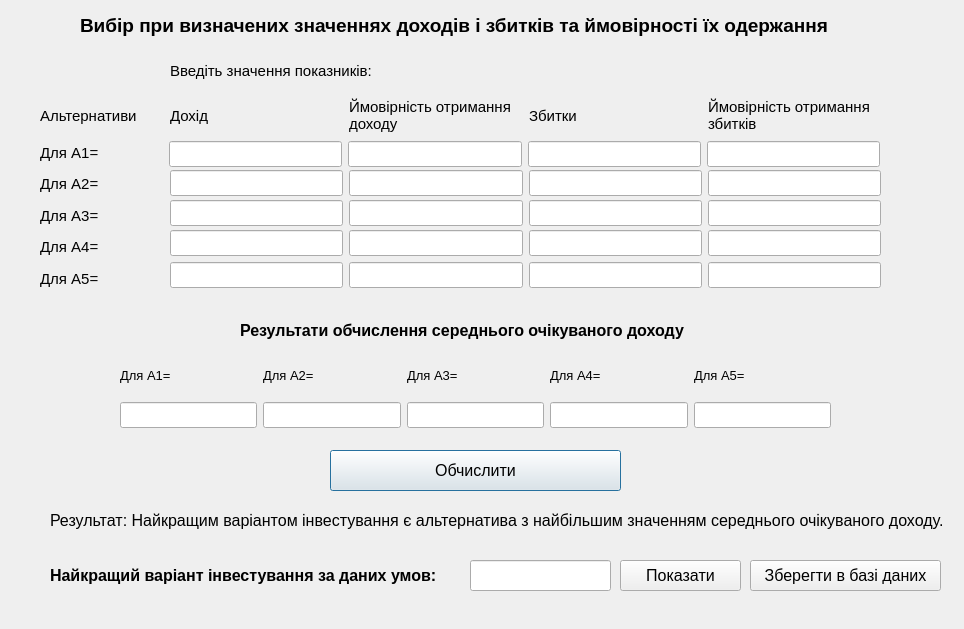
<?xml version="1.0" encoding="UTF-8"?>
<ui version="4.0">
 <class>Dialog4</class>
 <widget class="QDialog" name="Dialog4">
  <property name="geometry">
   <rect>
    <x>0</x>
    <y>0</y>
    <width>964</width>
    <height>629</height>
   </rect>
  </property>
  <property name="windowTitle">
   <string>Dialog</string>
  </property>
  <widget class="QLabel" name="label">
   <property name="geometry">
    <rect>
     <x>80</x>
     <y>10</y>
     <width>961</width>
     <height>31</height>
    </rect>
   </property>
   <property name="font">
    <font>
     <pointsize>14</pointsize>
     <weight>75</weight>
     <bold>true</bold>
    </font>
   </property>
   <property name="text">
    <string>Вибір при визначених значеннях доходів і збитків та ймовірності їх одержання</string>
   </property>
  </widget>
  <widget class="QWidget" name="layoutWidget">
   <property name="geometry">
    <rect>
     <x>170</x>
     <y>170</y>
     <width>711</width>
     <height>27</height>
    </rect>
   </property>
   <property name="font">
    <font>
     <pointsize>11</pointsize>
    </font>
   </property>
   <layout class="QHBoxLayout" name="horizontalLayout_3">
    <item>
     <widget class="QLineEdit" name="lineEdit_7">
      <property name="font">
       <font>
        <pointsize>11</pointsize>
       </font>
      </property>
     </widget>
    </item>
    <item>
     <widget class="QLineEdit" name="lineEdit_8">
      <property name="font">
       <font>
        <pointsize>11</pointsize>
       </font>
      </property>
     </widget>
    </item>
    <item>
     <widget class="QLineEdit" name="lineEdit_9">
      <property name="font">
       <font>
        <pointsize>11</pointsize>
       </font>
      </property>
     </widget>
    </item>
    <item>
     <widget class="QLineEdit" name="lineEdit_10">
      <property name="font">
       <font>
        <pointsize>11</pointsize>
       </font>
      </property>
     </widget>
    </item>
   </layout>
  </widget>
  <widget class="QWidget" name="layoutWidget_2">
   <property name="geometry">
    <rect>
     <x>170</x>
     <y>200</y>
     <width>711</width>
     <height>27</height>
    </rect>
   </property>
   <property name="font">
    <font>
     <pointsize>11</pointsize>
    </font>
   </property>
   <layout class="QHBoxLayout" name="horizontalLayout_4">
    <item>
     <widget class="QLineEdit" name="lineEdit_13">
      <property name="font">
       <font>
        <pointsize>11</pointsize>
       </font>
      </property>
     </widget>
    </item>
    <item>
     <widget class="QLineEdit" name="lineEdit_14">
      <property name="font">
       <font>
        <pointsize>11</pointsize>
       </font>
      </property>
     </widget>
    </item>
    <item>
     <widget class="QLineEdit" name="lineEdit_15">
      <property name="font">
       <font>
        <pointsize>11</pointsize>
       </font>
      </property>
     </widget>
    </item>
    <item>
     <widget class="QLineEdit" name="lineEdit_16">
      <property name="font">
       <font>
        <pointsize>11</pointsize>
       </font>
      </property>
     </widget>
    </item>
   </layout>
  </widget>
  <widget class="QWidget" name="layoutWidget_3">
   <property name="geometry">
    <rect>
     <x>170</x>
     <y>230</y>
     <width>711</width>
     <height>27</height>
    </rect>
   </property>
   <property name="font">
    <font>
     <pointsize>11</pointsize>
    </font>
   </property>
   <layout class="QHBoxLayout" name="horizontalLayout_5">
    <item>
     <widget class="QLineEdit" name="lineEdit_19">
      <property name="font">
       <font>
        <pointsize>11</pointsize>
       </font>
      </property>
     </widget>
    </item>
    <item>
     <widget class="QLineEdit" name="lineEdit_20">
      <property name="font">
       <font>
        <pointsize>11</pointsize>
       </font>
      </property>
     </widget>
    </item>
    <item>
     <widget class="QLineEdit" name="lineEdit_21">
      <property name="font">
       <font>
        <pointsize>11</pointsize>
       </font>
      </property>
     </widget>
    </item>
    <item>
     <widget class="QLineEdit" name="lineEdit_22">
      <property name="font">
       <font>
        <pointsize>11</pointsize>
       </font>
      </property>
     </widget>
    </item>
   </layout>
  </widget>
  <widget class="QWidget" name="layoutWidget_4">
   <property name="geometry">
    <rect>
     <x>170</x>
     <y>260</y>
     <width>711</width>
     <height>31</height>
    </rect>
   </property>
   <property name="font">
    <font>
     <pointsize>11</pointsize>
    </font>
   </property>
   <layout class="QHBoxLayout" name="horizontalLayout_6">
    <item>
     <widget class="QLineEdit" name="lineEdit_25">
      <property name="font">
       <font>
        <pointsize>11</pointsize>
       </font>
      </property>
     </widget>
    </item>
    <item>
     <widget class="QLineEdit" name="lineEdit_26">
      <property name="font">
       <font>
        <pointsize>11</pointsize>
       </font>
      </property>
     </widget>
    </item>
    <item>
     <widget class="QLineEdit" name="lineEdit_27">
      <property name="font">
       <font>
        <pointsize>11</pointsize>
       </font>
      </property>
     </widget>
    </item>
    <item>
     <widget class="QLineEdit" name="lineEdit_28">
      <property name="font">
       <font>
        <pointsize>11</pointsize>
       </font>
      </property>
     </widget>
    </item>
   </layout>
  </widget>
  <widget class="QLabel" name="label_13">
   <property name="geometry">
    <rect>
     <x>240</x>
     <y>310</y>
     <width>491</width>
     <height>41</height>
    </rect>
   </property>
   <property name="font">
    <font>
     <pointsize>12</pointsize>
     <weight>75</weight>
     <bold>true</bold>
    </font>
   </property>
   <property name="text">
    <string>Результати обчислення середнього очікуваного доходу</string>
   </property>
  </widget>
  <widget class="QWidget" name="layoutWidget">
   <property name="geometry">
    <rect>
     <x>40</x>
     <y>140</y>
     <width>131</width>
     <height>151</height>
    </rect>
   </property>
   <property name="font">
    <font>
     <pointsize>11</pointsize>
    </font>
   </property>
   <layout class="QVBoxLayout" name="verticalLayout">
    <item>
     <widget class="QLabel" name="label_2">
      <property name="font">
       <font>
        <pointsize>11</pointsize>
       </font>
      </property>
      <property name="text">
       <string>Для А1=</string>
      </property>
     </widget>
    </item>
    <item>
     <widget class="QLabel" name="label_3">
      <property name="font">
       <font>
        <pointsize>11</pointsize>
       </font>
      </property>
      <property name="text">
       <string>Для А2=</string>
      </property>
     </widget>
    </item>
    <item>
     <widget class="QLabel" name="label_4">
      <property name="font">
       <font>
        <pointsize>11</pointsize>
       </font>
      </property>
      <property name="text">
       <string>Для А3=</string>
      </property>
     </widget>
    </item>
    <item>
     <widget class="QLabel" name="label_5">
      <property name="font">
       <font>
        <pointsize>11</pointsize>
       </font>
      </property>
      <property name="text">
       <string>Для А4=</string>
      </property>
     </widget>
    </item>
    <item>
     <widget class="QLabel" name="label_6">
      <property name="font">
       <font>
        <pointsize>11</pointsize>
       </font>
      </property>
      <property name="text">
       <string>Для А5=</string>
      </property>
     </widget>
    </item>
   </layout>
  </widget>
  <widget class="QWidget" name="layoutWidget">
   <property name="geometry">
    <rect>
     <x>170</x>
     <y>90</y>
     <width>711</width>
     <height>51</height>
    </rect>
   </property>
   <property name="font">
    <font>
     <pointsize>11</pointsize>
    </font>
   </property>
   <layout class="QHBoxLayout" name="horizontalLayout">
    <item>
     <widget class="QLabel" name="label_7">
      <property name="font">
       <font>
        <pointsize>11</pointsize>
       </font>
      </property>
      <property name="text">
       <string>Дохід</string>
      </property>
     </widget>
    </item>
    <item>
     <widget class="QLabel" name="label_10">
      <property name="font">
       <font>
        <pointsize>11</pointsize>
       </font>
      </property>
      <property name="text">
       <string>Ймовірність отримання 
доходу</string>
      </property>
     </widget>
    </item>
    <item>
     <widget class="QLabel" name="label_8">
      <property name="font">
       <font>
        <pointsize>11</pointsize>
       </font>
      </property>
      <property name="text">
       <string>Збитки</string>
      </property>
     </widget>
    </item>
    <item>
     <widget class="QLabel" name="label_9">
      <property name="font">
       <font>
        <pointsize>11</pointsize>
       </font>
      </property>
      <property name="text">
       <string>Ймовірність отримання 
збитків</string>
      </property>
     </widget>
    </item>
   </layout>
  </widget>
  <widget class="QWidget" name="layoutWidget">
   <property name="geometry">
    <rect>
     <x>169</x>
     <y>141</y>
     <width>711</width>
     <height>27</height>
    </rect>
   </property>
   <property name="font">
    <font>
     <pointsize>11</pointsize>
    </font>
   </property>
   <layout class="QHBoxLayout" name="horizontalLayout_2">
    <item>
     <widget class="QLineEdit" name="lineEdit_5">
      <property name="font">
       <font>
        <pointsize>11</pointsize>
       </font>
      </property>
     </widget>
    </item>
    <item>
     <widget class="QLineEdit" name="lineEdit_4">
      <property name="font">
       <font>
        <pointsize>11</pointsize>
       </font>
      </property>
     </widget>
    </item>
    <item>
     <widget class="QLineEdit" name="lineEdit_6">
      <property name="font">
       <font>
        <pointsize>11</pointsize>
       </font>
      </property>
     </widget>
    </item>
    <item>
     <widget class="QLineEdit" name="lineEdit_2">
      <property name="font">
       <font>
        <pointsize>11</pointsize>
       </font>
      </property>
     </widget>
    </item>
   </layout>
  </widget>
  <widget class="QWidget" name="layoutWidget_5">
   <property name="geometry">
    <rect>
     <x>120</x>
     <y>360</y>
     <width>711</width>
     <height>31</height>
    </rect>
   </property>
   <property name="font">
    <font>
     <pointsize>10</pointsize>
    </font>
   </property>
   <layout class="QHBoxLayout" name="horizontalLayout_8">
    <item>
     <widget class="QLabel" name="label_16">
      <property name="font">
       <font>
        <pointsize>10</pointsize>
       </font>
      </property>
      <property name="text">
       <string>Для А1=</string>
      </property>
     </widget>
    </item>
    <item>
     <widget class="QLabel" name="label_17">
      <property name="font">
       <font>
        <pointsize>10</pointsize>
       </font>
      </property>
      <property name="text">
       <string>Для А2=</string>
      </property>
     </widget>
    </item>
    <item>
     <widget class="QLabel" name="label_18">
      <property name="font">
       <font>
        <pointsize>10</pointsize>
       </font>
      </property>
      <property name="text">
       <string>Для А3=</string>
      </property>
     </widget>
    </item>
    <item>
     <widget class="QLabel" name="label_19">
      <property name="font">
       <font>
        <pointsize>10</pointsize>
       </font>
      </property>
      <property name="text">
       <string>Для А4=</string>
      </property>
     </widget>
    </item>
    <item>
     <widget class="QLabel" name="label_20">
      <property name="font">
       <font>
        <pointsize>10</pointsize>
       </font>
      </property>
      <property name="text">
       <string>Для А5=</string>
      </property>
     </widget>
    </item>
   </layout>
  </widget>
  <widget class="QPushButton" name="pushButton">
   <property name="geometry">
    <rect>
     <x>330</x>
     <y>450</y>
     <width>291</width>
     <height>41</height>
    </rect>
   </property>
   <property name="font">
    <font>
     <pointsize>12</pointsize>
    </font>
   </property>
   <property name="text">
    <string>Обчислити</string>
   </property>
  </widget>
  <widget class="QLabel" name="label_11">
   <property name="geometry">
    <rect>
     <x>40</x>
     <y>90</y>
     <width>131</width>
     <height>51</height>
    </rect>
   </property>
   <property name="font">
    <font>
     <pointsize>11</pointsize>
    </font>
   </property>
   <property name="text">
    <string>Альтернативи</string>
   </property>
  </widget>
  <widget class="QPushButton" name="pushButton_2">
   <property name="geometry">
    <rect>
     <x>620</x>
     <y>560</y>
     <width>121</width>
     <height>31</height>
    </rect>
   </property>
   <property name="font">
    <font>
     <pointsize>12</pointsize>
    </font>
   </property>
   <property name="text">
    <string>Показати</string>
   </property>
  </widget>
  <widget class="QPushButton" name="pushButton_7">
   <property name="geometry">
    <rect>
     <x>750</x>
     <y>560</y>
     <width>191</width>
     <height>31</height>
    </rect>
   </property>
   <property name="font">
    <font>
     <pointsize>12</pointsize>
    </font>
   </property>
   <property name="text">
    <string>Зберегти в базі даних</string>
   </property>
  </widget>
  <widget class="QLabel" name="label_21">
   <property name="geometry">
    <rect>
     <x>50</x>
     <y>500</y>
     <width>901</width>
     <height>41</height>
    </rect>
   </property>
   <property name="font">
    <font>
     <pointsize>12</pointsize>
     <weight>50</weight>
     <bold>false</bold>
    </font>
   </property>
   <property name="text">
    <string>Результат: Найкращим варіантом інвестування є альтернатива з найбільшим значенням середнього очікуваного доходу.</string>
   </property>
  </widget>
  <widget class="QLineEdit" name="lineEdit_444">
   <property name="geometry">
    <rect>
     <x>470</x>
     <y>560</y>
     <width>141</width>
     <height>31</height>
    </rect>
   </property>
  </widget>
  <widget class="QLabel" name="label_22">
   <property name="geometry">
    <rect>
     <x>50</x>
     <y>550</y>
     <width>421</width>
     <height>51</height>
    </rect>
   </property>
   <property name="font">
    <font>
     <pointsize>12</pointsize>
     <weight>75</weight>
     <bold>true</bold>
    </font>
   </property>
   <property name="text">
    <string>Найкращий варіант інвестування за даних умов:</string>
   </property>
  </widget>
  <widget class="QLabel" name="label_12">
   <property name="geometry">
    <rect>
     <x>170</x>
     <y>50</y>
     <width>421</width>
     <height>41</height>
    </rect>
   </property>
   <property name="font">
    <font>
     <pointsize>11</pointsize>
    </font>
   </property>
   <property name="text">
    <string>Введіть значення показників:</string>
   </property>
  </widget>
  <widget class="QWidget" name="layoutWidget_6">
   <property name="geometry">
    <rect>
     <x>120</x>
     <y>400</y>
     <width>711</width>
     <height>31</height>
    </rect>
   </property>
   <property name="font">
    <font>
     <pointsize>11</pointsize>
    </font>
   </property>
   <layout class="QHBoxLayout" name="horizontalLayout_9">
    <item>
     <widget class="QLineEdit" name="lineEdit_31"/>
    </item>
    <item>
     <widget class="QLineEdit" name="lineEdit_32"/>
    </item>
    <item>
     <widget class="QLineEdit" name="lineEdit_30">
      <property name="font">
       <font>
        <pointsize>11</pointsize>
       </font>
      </property>
     </widget>
    </item>
    <item>
     <widget class="QLineEdit" name="lineEdit_36">
      <property name="font">
       <font>
        <pointsize>11</pointsize>
       </font>
      </property>
     </widget>
    </item>
    <item>
     <widget class="QLineEdit" name="lineEdit_37">
      <property name="font">
       <font>
        <pointsize>11</pointsize>
       </font>
      </property>
     </widget>
    </item>
   </layout>
  </widget>
 </widget>
 <resources/>
 <connections/>
</ui>
